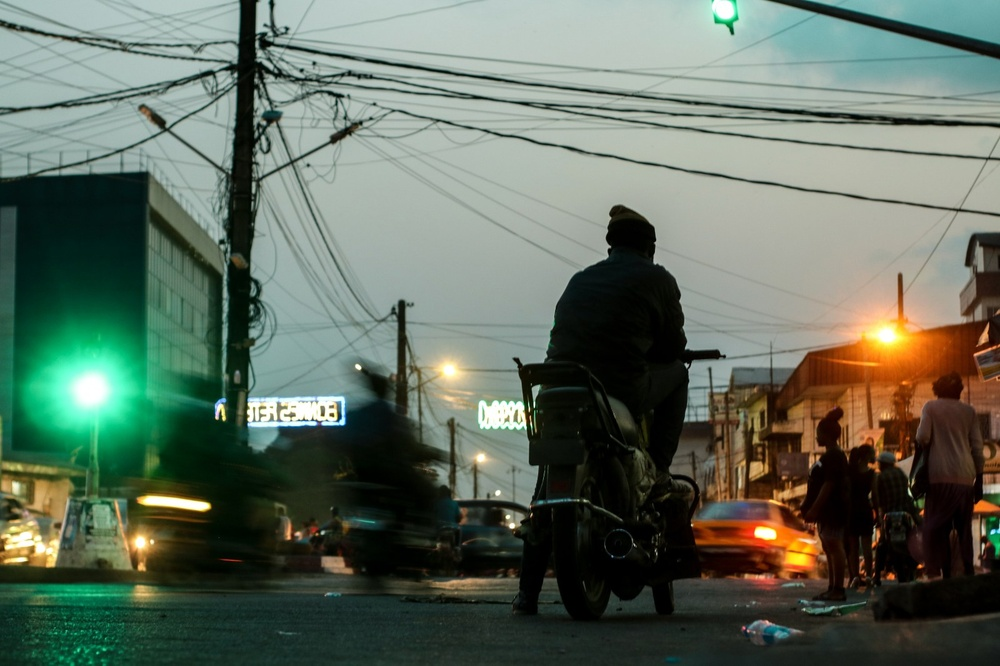
#> input picture kamforms_appli/photos/motos_nuit.jpg, 1000 x 666 px, shrunk from 1600 x 1066 before the run
$ python grille.py ../../kamforms_appli/photos/motos_nuit.jpg out.png
#> lines starting #> are read from the running program, lines starting #| are printed output that depends on the picture
import sys
from PIL import Image, ImageDraw
im=Image.open(sys.argv[1]).convert('RGB'); d=ImageDraw.Draw(im)
#> further down, im is the input picture: PIL image 1000x666 RGB; mean R, G, B 96.4, 108.7, 94.8
for x in range(0,im.width,100): d.line([(x,0),(x,im.height)],fill=(255,0,0) if x%500==0 else (255,150,150),width=1)
for y in range(0,im.height,100):
    d.line([(0,y),(im.width,y)],fill=(255,0,0) if y%500==0 else (255,150,150),width=1); d.text((2,y+2),str(y),fill=(255,0,0))
im.save(sys.argv[2])
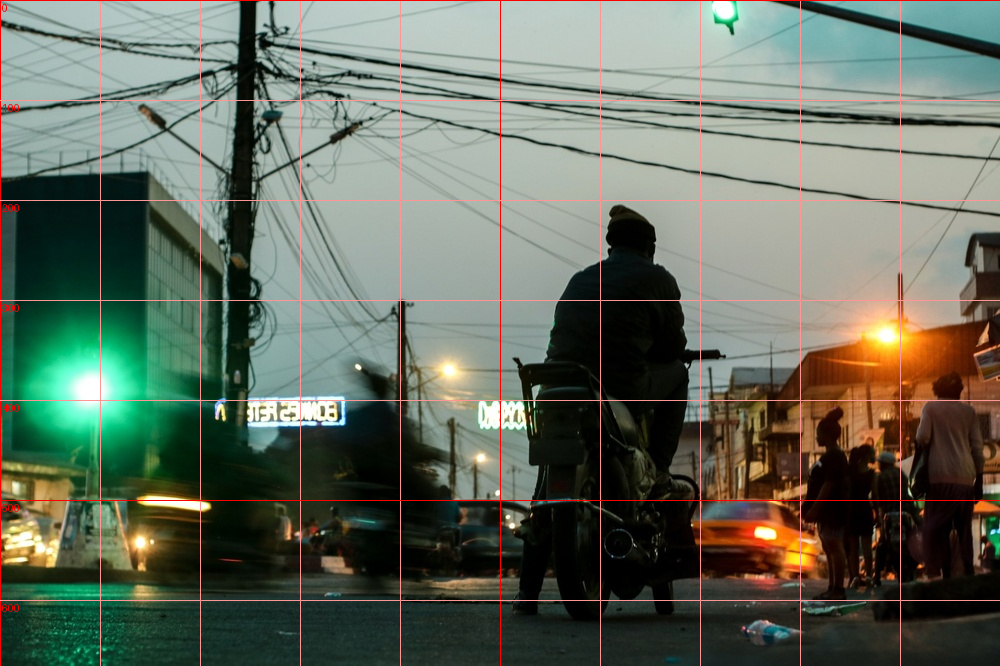
#> saved as out.png: PIL image 1000x666 RGB; mean R, G, B 99.6, 108.6, 95
